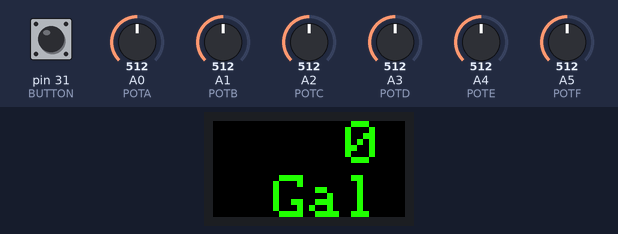
The program below on a simulated Arduino Mega 2560, built with avr-gcc and run on an emulated ATmega2560. On the bench: 32×16 colour display. The test bench sets the inputs (shaded band); at power-on: pin 31 (BUTTON) HIGH, A3 (POTD) = 512, A5 (POTF) = 512, A0 (POTA) = 512, A1 (POTB) = 512, A2 (POTC) = 512, A4 (POTE) = 512. What the program prints to the serial monitor is not drawn.

Above: at 0.18 s.
1.3 s: pin 31 (BUTTON) pulled LOW for 0.15 s
At 1.58 s:
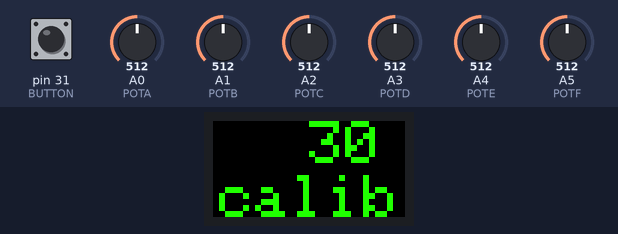
2.0 s: A3 (POTD) set to 992
At 2.84 s:
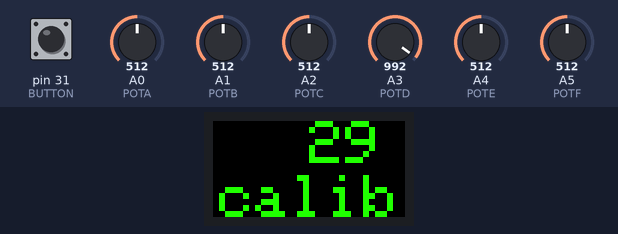
3.5 s: A5 (POTF) set to 40
5.0 s: A0 (POTA) set to 30
6.5 s: A1 (POTB) set to 30
Timing chart, 0 to 9.0 s (numbered marks = the images above; inputs shaded):
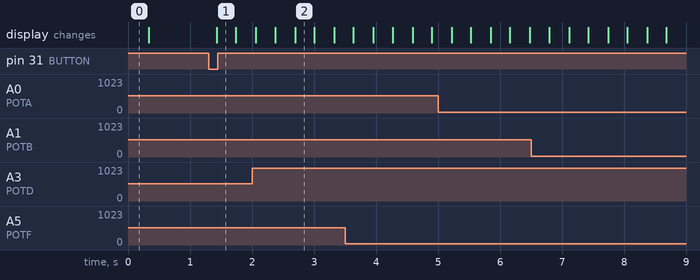

The program:

main.cpp
```cpp
// (licence header left out)
#include <Arduino.h>
#include <Adafruit_GFX.h>   // Core graphics library
#include <RGBmatrixPanel.h> // Hardware-specific library
#include <SPI.h>            // print to serial for debug. Adafruit_GFX wants it as a dependency
#include <EEPROM.h>         // EEPROM allows us to save and load variables between sessions
#include "EEPROMAnything.h"

//define output pins for RGBmatrix
#define CLK 11 // MUST be on PORTB! (Use pin 11 on Mega)
#define LAT A11
#define OE 9
#define A A8
#define B A9
#define C A10
// define pot input
#define POTA A0
#define POTB A1
#define POTC A2
#define POTD A3
#define POTE A4
#define POTF A5


//define button
#define BUTTON 31

//define number of reads for reduceNoise function
#define NUM_READS 10

// global variables
int mappedVal = 0;
int hue = 0;

//calibration variables
unsigned long countdown = 30000; //countdown time IN MSEC!!!
unsigned long endTime;
unsigned long startTime;

//button variables
//button is debounced manually, no debounce library used
int buttonState =LOW;             // the current reading from the input pin
int lastButtonState = LOW;   // the previous reading from the input pin
unsigned long lastDebounceTime = 100;  // the last time the output pin was toggled
unsigned long debounceDelay = 100;    // the debounce time; increase if the output flickers

//reduceNoise variables
const int numReadings = 200;
long readings[numReadings];      // the readings from mappedVal
int readIndex = 0;              // the index of the current reading
long total = 0;                  // the running total
long average = 0;                // the average
int prevLawn = 500;


//calibration variables store low and high points of softpots
int showerLo;
int showerHi;
int toiletLo;
int toiletHi;
int sinkLo;
int sinkHi;
int dishesLo;
int dishesHi;
int lawnLo;
int lawnHi;
int laundryLo;
int laundryHi;


// we store and retrieve calibration variables on the Arduino's EEPROM
// using a struct so that we can read and write from address 0 w/o
// counting addresses
struct config_t
{
  //calibration variables store raw readouts of softpots
  int showerLo;
  int showerHi;
  int toiletLo;
  int toiletHi;
  int sinkLo;
  int sinkHi;
  int dishesLo;
  int dishesHi;
  int lawnLo;
  int lawnHi;
  int laundryLo;
  int laundryHi;
};

//init the struct
config_t config;

//init the RGBPanel matrix
RGBmatrixPanel matrix(A, B, C, CLK, LAT, OE, true);

//declare calibrate and reduceNoise functions
void calibrate();
int reduceNoise(int mappedValue);

void setup()
{
  Serial.begin(9600);
  pinMode(BUTTON, INPUT_PULLUP);

  // load config struct from eeprom
  EEPROM.get(0, config);
  Serial.println("read from EEPROM");

  //load values from config struct
  showerLo = config.showerLo;
  showerHi = config.showerHi;
  toiletLo = config.toiletLo;
  toiletHi = config.toiletHi;
  sinkLo = config.sinkLo;
  sinkHi = config.sinkHi;
  dishesLo = config.dishesLo;
  dishesHi = config.dishesHi;
  lawnLo = config.lawnLo;
  lawnHi = config.lawnHi;
  laundryLo = config.laundryLo;
  laundryHi = config.laundryHi;

  // initialize all the  reduceNoise readings to 0:
  for (int thisReading = 0; thisReading < numReadings; thisReading++)
  {
    readings[thisReading] = 0;
  }


}

void loop()
{

  matrix.begin();  // b/c matrix is soldered to pins, there's no i2c address

  // button logic:
  // read the state of the switch into a local variable:
  int reading = digitalRead(BUTTON);

  // check to see if you just pressed the button
  // (i.e. the input went from LOW to HIGH), and you've waited long enough
  // since the last press to ignore any noise:

  // If the switch changed, due to noise or pressing:
  if (reading != lastButtonState) {
    // reset the debouncing timer
    lastDebounceTime = millis();
  }

  if ((millis() - lastDebounceTime) > debounceDelay) {
    // whatever the reading is at, it's been there for longer than the debounce
    // delay, so take it as the actual current state:


      // trigger calibration function
      calibrate();


    }
  // set lastButtonState to low to allow retriggering of calibration function
  lastButtonState = LOW;


  //read  raw values of sliders
  int showerRaw = (analogRead(POTA));
  int toiletRaw = (analogRead(POTB));
  int sinkRaw = (analogRead(POTC));
  int dishesRaw = (analogRead(POTD));
  int laundryRaw = (analogRead(POTF));
  int lawnRaw = (analogRead(POTE));

  // map raw analog input to range.
  int mappedShower = map(showerRaw, showerHi , showerLo , 0, 40 );
  //run reduceNoise function on mapped input
  int smoothShower;
  smoothShower = reduceNoise(mappedShower);

  // set bounds for input. Forces proper min / max values
  if (smoothShower <= 0)
  {
    smoothShower = 0;
  }
  if (smoothShower >= 38)
  {
    smoothShower = 40;
  }


  int mappedToilet = map(toiletRaw, toiletHi , toiletLo, 0, 52 );
  int smoothToilet;
  smoothToilet =reduceNoise(mappedToilet);

  if (smoothToilet <= 3)
  {
    smoothToilet = 0;
  }
  if (smoothToilet >= 50)
  {
    smoothToilet = 50;
  }


  int mappedSink = map(sinkRaw, sinkHi , sinkLo , 0 , 40);
  int smoothSink;
  smoothSink = reduceNoise(mappedSink);

  if (smoothSink <= 1)
  {
    smoothSink = 0;
  }
  if (smoothSink >= 40)
  {
    smoothSink = 40;
  }

  // because mappedDishes is on such a small scale, we set max to 9
  // instead of 8 to increase the area of the slider that reports max
  int mappedDishes = map(dishesRaw, dishesHi, dishesLo  , 0  , 9);
  int smoothDishes;
  smoothDishes = reduceNoise(mappedDishes);

  //same here, we count a value of 1 as 0 in order to improve feel
  // it means there's a wider range that reports 0 on the slider
  if (smoothDishes <= 01)
  {
    smoothDishes = 0;
  }
  if (smoothDishes >= 8)
  {
    smoothDishes = 8;
  }


  int mappedLaundry = map(laundryRaw, laundryHi , laundryLo , 0 , 30);
  int smoothLaundry;
  smoothLaundry = reduceNoise(mappedLaundry);

  if (smoothLaundry <= 0)
  {
    smoothLaundry = 0;
  }
  if (smoothLaundry >= 30)
  {
    smoothLaundry = 30;
  }


  int mappedLawn = map(lawnRaw, lawnHi  , lawnLo , 0  , 950);

  // b/c the range of the lawn slider is so great, the input appears
  // noisier than the others, with ranges jumping up and down by about
  // 1-5. This statement only changes the value for mappedLawn if
  // it's over a threshold of 5.

  /*if (abs(mappedLawn - prevLawn) > 5)
  {
    prevLawn = mappedLawn;
  } else
  {
    mappedLawn = prevLawn;
  }
  */

  int smoothLawn;
  smoothLawn = reduceNoise(mappedLawn);

  if (smoothLawn <= 10)
  {
    smoothLawn = 0;
  }
  if (smoothLawn >= 950)
  {
    smoothLawn = 950;
  }


  // this is the actual constructor inc. smoothSink
  int smoothMapped = (smoothShower + smoothToilet + smoothSink + smoothDishes + smoothLaundry + smoothLawn);


  //temp remove sink b/c broken pot
 //int smoothMapped = (smoothShower + smoothToilet  + smoothDishes + smoothLaundry + smoothLawn);

  mappedVal = smoothMapped;

  //enforce zero floor
  if (mappedVal <= 1)
  {
    mappedVal = 0;
  }

  //enforce 999 ceiling
  if (mappedVal >= 999)
  {
    mappedVal = 999;
  }

  /*
  //diagnostics - uncomment to print individual vars to serial monitor
  //Serial.print("smooth shower: ");
  //Serial.print(smoothShower);
  //Serial.print("\n");
  //Serial.print("smooth toilet: ");
  //Serial.print(smoothToilet);
  //Serial.print("\n");
  //Serial.print("smooth sink: ");
  //Serial.print(smoothSink);
  Serial.print("\n");
  Serial.print("raw dishes: ");
  Serial.print(dishesRaw);
  Serial.print("\n");
  //Serial.print("smooth laundry: ");
 // Serial.print(smoothLaundry);
  Serial.print("\n");
  Serial.print("raw lawn: ");
  Serial.print(lawnRaw);
  Serial.print("\n");
  // Serial.print("\n");
  //Serial.print("mapped lawn: ");
  //Serial.print(mappedLawn);
 // Serial.print("\n");
  //Serial.print("raw lawn: ");
 // Serial.print(lawnRaw);

*/

  // colorize based on water usage.
  hue = map(mappedVal, 0, 100, 400, 0);
  if (hue < 50)
  {
    hue = 50;
  }

  //LED matrix display code

  //convert int into indivs
  char strIn[3];
  String tempStr;

  tempStr = String(mappedVal);   //convert int to string
  tempStr.toCharArray(strIn, 4); // pass values to char array

  char digit1 = strIn[0];
  char digit2 = strIn[1];
  char digit3 = strIn[2];

  // fill the screen with 'black'
  matrix.fillScreen(matrix.Color333(0, 0, 0));

  // setup text
  matrix.setTextSize(1); // size 1 == 8 pixels high
  matrix.setTextColor(matrix.ColorHSV(hue, 255, 255, true));


  //in order to properly format the digits, we need
  // to be able draw from right to left.
  // this code splits the incoming int into
  // up to 3 individual chars that are then
  // manually positioned to create proper formatting

  // if mappedVal < 10, then only right digit used
  if (mappedVal < 10)
  {
    matrix.setCursor(22, 0); //set right digit
    matrix.print(digit1);
  }

  // if mappedVal is between 10 - 99, use right and middle digit
  else if (mappedVal > 9 && mappedVal < 100)
  {

    matrix.setCursor(22, 0); //set right digit
    matrix.print(digit2);

    matrix.setCursor(16, 0); //set mid digit
    matrix.print(digit1);
  }
  // all other cases get 3 digits, inc. left
  else
  {
    matrix.setCursor(22, 0); //set right digit
    matrix.print(digit3);

    matrix.setCursor(16, 0); //set mid digit
    matrix.print(digit2);

    matrix.setCursor(10, 0); //set left digit
    matrix.print(digit1);
  }

  //print gal label on bottom row
  matrix.setCursor(10, 9);
  matrix.print("Gal");

  matrix.swapBuffers(false);
  matrix.fillScreen(matrix.Color333(0, 0, 0));
  matrix.swapBuffers(false);
}

void calibrate()
{
   //begin calibration code

  //set defaults
  showerLo = 100;
  showerHi = 800;
  toiletLo = 100;
  toiletHi = 800;
  sinkLo = 100;
  sinkHi = 800;
  dishesLo = 100;
  dishesHi = 800;
  lawnLo = 50;
  lawnHi = 829;
  laundryLo = 60;
  laundryHi = 800;

  startTime = millis();
  endTime = startTime;
  while ((endTime - startTime) <= countdown)
  {
    matrix.begin();
    int showerRaw = (analogRead(POTA));
    if (showerRaw < showerLo)
    {
      showerLo = showerRaw;
      Serial.print("\n showerLo is now:");
      Serial.print(showerLo);
    }
    if (showerRaw > showerHi)
    {
      showerHi = showerRaw;
      Serial.print("\n showerHi is now:");
      Serial.print(showerHi);
    }

    int toiletRaw = (analogRead(POTB));
    if (toiletRaw < toiletLo)
    {
      toiletLo = toiletRaw;
      Serial.print("\n toiletLo is now:");
      Serial.print(toiletLo);
    }
    if (toiletRaw > toiletHi)
    {
      toiletHi = toiletRaw;
      Serial.print("\n toiletHi is now:");
      Serial.print(toiletHi);
    }

    int sinkRaw = (analogRead(POTC));
    if (sinkRaw < sinkLo)
    {
      sinkLo = sinkRaw;
      Serial.print("\n sinkLo is now:");
      Serial.print(sinkLo);
    }
    if (sinkRaw > sinkHi)
    {
      sinkHi = sinkRaw;
      Serial.print("\n sinkHi is now:");
      Serial.print(sinkHi);
    }

    int dishesRaw = (analogRead(POTF));
    if (dishesRaw < dishesLo)
    {
      dishesLo = dishesRaw;
      Serial.print("\n dishesLo is now:");
      Serial.print(dishesLo);

    }
    if (dishesRaw > dishesHi)
    {
      dishesHi = dishesRaw;
      Serial.print("\n dishesHi is now:");
      Serial.print(dishesHi);

    }

    int laundryRaw = (analogRead(POTE));
    if (laundryRaw < laundryLo)
    {
      laundryLo = laundryRaw;
      Serial.print("\n laundryLo is now:");
      Serial.print(laundryLo);

    }
    if (laundryRaw > laundryHi)
    {
      laundryHi = laundryRaw;
      Serial.print("\n laundryHi is now:");
      Serial.print(laundryHi);

    }

    int lawnRaw = (analogRead(POTD));
    if (lawnRaw < lawnLo)
    {
      lawnLo = lawnRaw;
      Serial.print("\n lawnLo is now:");
      Serial.print(lawnLo);

    }
    if (lawnRaw > lawnHi)
    {
      lawnHi = lawnRaw;
      Serial.print("\n lawnHi is now:");
      Serial.print(lawnHi);

    }

    endTime = millis();
    int seconds = (endTime - startTime) / 1000;
    mappedVal = 30 - seconds;


    char strIn[3];
    String tempStr;

    //

    tempStr = String(mappedVal);   //convert int to string
    tempStr.toCharArray(strIn, 4); // pass values to char array

    char digit1 = strIn[0];
    char digit2 = strIn[1];
    char digit3 = strIn[2];

    //if(abs(mappedVal-curVal > 3)
    // fill the screen with 'black'
    matrix.fillScreen(matrix.Color333(0, 0, 0));

    // draw some text!

    matrix.setTextSize(1); // size 1 == 8 pixels high
    matrix.setTextColor(matrix.ColorHSV(hue, 255, 255, true));
    // matrix.setCursor(0,8);
    // matrix.print(mappedVal);
    //matrix.print(digit1);
    // matrix.print(digit2);
    // matrix.print(digit3);

    //matrix.fillScreen(matrix.Color333(0, 0, 0));
    //delay (100);
    if (mappedVal < 10)
    {
      matrix.setCursor(22, 0); //set right digit
      matrix.print(digit1);

      //matrix.setCursor(18, 0); //set mid digit
      //matrix.print(0);

      //matrix.setCursor(0, 0); //set left digit
      //matrix.print(0);
    }

    else if (mappedVal > 9 && mappedVal < 100)
    {

      matrix.setCursor(22, 0); //set right digit
      matrix.print(digit2);

      matrix.setCursor(16, 0); //set mid digit
      matrix.print(digit1);

      //matrix.setCursor(0, 0); //set left digit
      //matrix.print(0);
    }
    else
    {
      matrix.setCursor(22, 0); //set right digit
      matrix.print(digit3);

      matrix.setCursor(16, 0); //set mid digit
      matrix.print(digit2);

      matrix.setCursor(10, 0); //set left digit
      matrix.print(digit1);

      //curVal = mappedVal;
      //matrix.swapBuffers(true);
      //delay(1000);
    }
    //delay(250);

    matrix.setCursor(1, 9);
    matrix.print("calibrate");

    matrix.swapBuffers(false);
    matrix.fillScreen(matrix.Color333(0, 0, 0));
    matrix.swapBuffers(false);

  }

  //write to config
  config = {showerLo, showerHi, toiletLo, toiletHi, sinkLo, sinkHi, dishesLo, dishesHi, laundryLo, laundryHi, lawnLo, lawnHi};
  EEPROM.put(0, config);
  Serial.print("writing config to EEPROM");

}

int reduceNoise(int mappedValue)
{
    // read multiple values and sort them to take the mode
    long sortedValues[NUM_READS];
    for (int i = 0; i < NUM_READS; i++)
    {
        long value = mappedValue;
        int j;
        if (value < sortedValues[0] || i == 0)
        {
            j = 0; //insert at first position
        }
        else
        {
            for (j = 1; j < i; j++)
            {
                if (sortedValues[j - 1] <= value && sortedValues[j] >= value)
                {
                    // j is insert position
                    break;
                }
            }
        }
        for (int k = i; k > j; k--)
        {
            // move all values higher than current reading up one position
            sortedValues[k] = sortedValues[k - 1];
        }
        sortedValues[j] = value; //insert current reading
    }
    //return scaled mode of 10 values
    float returnval = 0;
    for (int i = NUM_READS / 2 - 5; i < (NUM_READS / 2 + 5); i++)
    {
        returnval += sortedValues[i];
    }
    returnval = returnval / 10;
    return returnval * 1100 / 1023;
}
```

EEPROMAnything.h
```cpp
#include <EEPROM.h>
#include <Arduino.h> // for type definitions

template <class T>
int EEPROM_writeAnything(int ee, const T &value)
{
    const byte *p = (const byte *)(const void *)&value;
    unsigned int i;
    for (i = 0; i < sizeof(value); i++)
        EEPROM.write(ee++, *p++);
    return i;
}

template <class T>
int EEPROM_readAnything(int ee, T &value)
{
    byte *p = (byte *)(void *)&value;
    unsigned int i;
    for (i = 0; i < sizeof(value); i++)
        *p++ = EEPROM.read(ee++);
    return i;
}
```

Measured:
- after the input at 1.3 s, the display: changes after 0.13 s (image 1)
